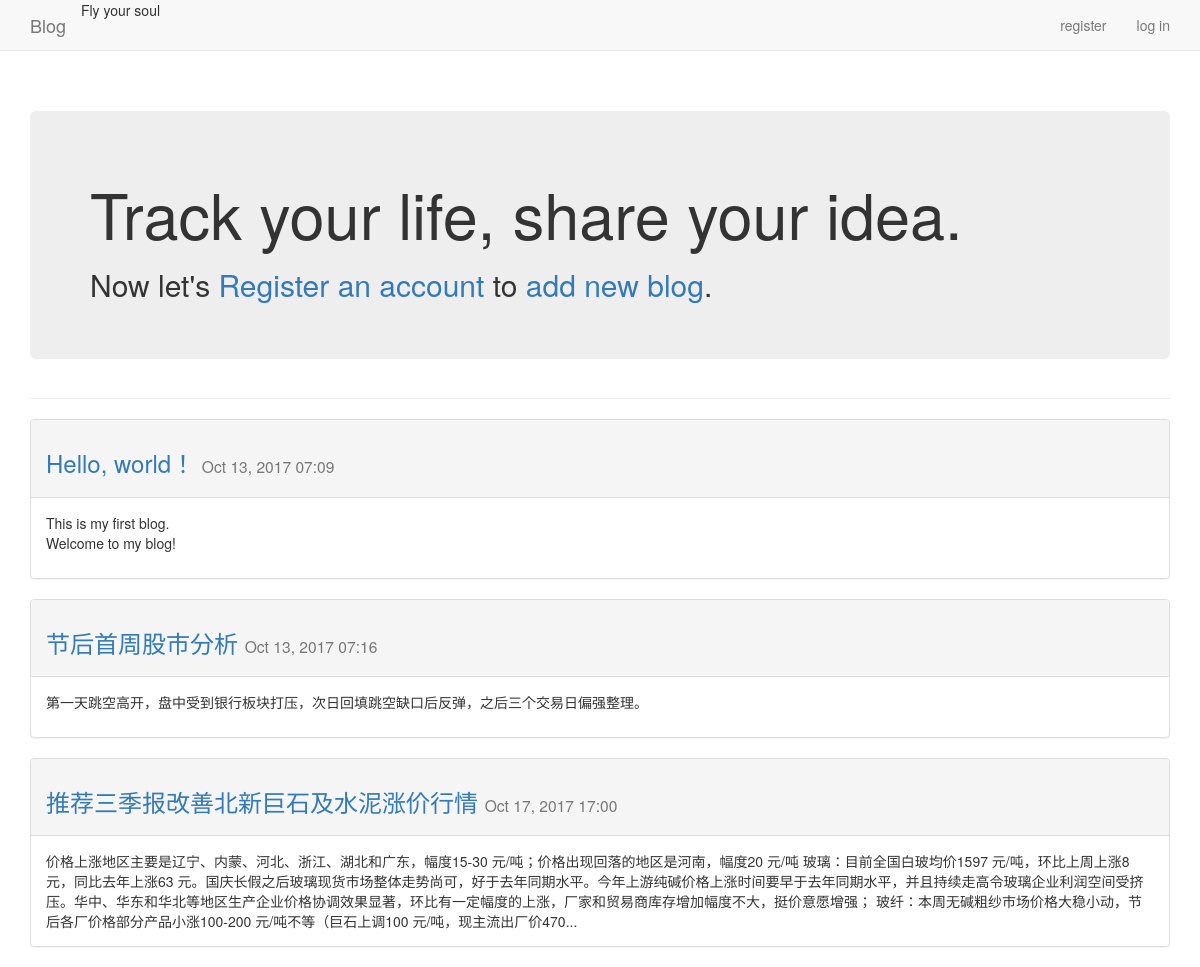
The page / on the database its author committed.
### blogs/models.py (models this page shows)
class BlogPost(models.Model):
    title = models.CharField(max_length=200)
    text = models.TextField()
    date_added = models.DateTimeField(default=timezone.now)
    owner = models.ForeignKey(User)
    def __str__(self):
        return self.title

### blogs/views.py (the view)
# urls.py: url(r'^$', views.index, name='index'),
def index(request):
    blogposts = BlogPost.objects.order_by('date_added')
    context = {'blogposts': blogposts}
    return render(request, 'blogs/index.html', context)

### blogs/templates/blogs/index.html
{% extends "blogs/base.html" %}
{% block header %}
  <div class="jumbotron">
    <h1>Track your life, share your idea.</h1>
    <h2>Now let's <a href="{% url "users:register" %}">Register an account</a> to <a href="{% url 'blogs:new_blog' %}">add new blog</a>.</h2>
  </div>
{% endblock header %}
{% block content %}
  	{% for blogpost in blogposts %}
    <div class="panel panel-default">
      <div class="panel-heading">
      <h3>
        <a href="{% url 'blogs:blogpost' blogpost.id %}">{{ blogpost }}</a>
        <small>
          {{ blogpost.date_added|date:'M d, Y H:i' }}
        </small>
      </h3>
    </div>
    <div class="panel-body">
      {%if blogpost.text|length >= 300 %}
        {{blogpost.text|slice:"300"}}...
      {%else%}
        {{blogpost.text|linebreaks}}
      {%endif%}
    </div>
  </div>
  	{% empty %}
      <h3>
  	  No blogpost have been added yet.
      </h3>
  	{% endfor %}
{% endblock content %}

### blogs/templates/blogs/base.html (shortened to what this page needs)
{% load bootstrap3 %}
<!DOCTYPE html>
<html lang="en">
<head>
  {% bootstrap_css %}
</head>
<body>
  <nav class="navbar navbar-default navbar-static-top">
  	<div class="container">
  	  <div class="navbar-header">
  	    <a class="navbar-brand" href="{% url 'blogs:index' %}">
  	    	Blog</a>
  	  </div>
  	  <div id="navbar" class="navbar-collapse collapse">
  	    <ul class="nav navbar-nav">
  	  	  <li>Fly your soul</li>
  	    </ul>
  	    <ul class="nav navbar-nav navbar-right">
  	  	  {% if user.is_authenticated %}
  	  	    <li><a>Hello, {{ user.username }}.</a></li>
  	  	    <li><a href="{% url 'users:logout' %}">log out</a></li>
		  {% else %}
		    <li><a href="{% url 'users:register' %}">register</a></li>
		    <li><a href="{% url 'users:login' %}">log in</a></li>
		  {% endif %}
  	    </ul>
  	  </div>
  	</div>
  </nav>
  <div class="container">
  	<div class="page-header">
  		{% block header %}{% endblock header %}
  	</div>
  	<div>
  		{% block content %}{% endblock content %}
  	</div>
  </div>
</body>
</html>

### rows shown on the page
BlogPost: title "Hello, world！", date_added "Oct 13, 2017 07:09", text "This is my first blog. Welcome to my blog!"
BlogPost: title "节后首周股市分析", date_added "Oct 13, 2017 07:16", text "第一天跳空高开，盘中受到银行板块打压，次日回填跳空缺口后反弹，之后三个交易日偏强整理。"
BlogPost: title "推荐三季报改善北新巨石及水泥涨价行情", date_added "Oct 17, 2017 17:00", text "价格上涨地区主要是辽宁、内蒙、河北、浙江、湖北和广东，幅度15-30 元/吨；价格出现回落的地区是河南，幅度20 元/吨 玻璃：目前全国白玻均价1597 元/吨，环比上周上涨8 元，同比去年上涨63 元。国庆长假之后玻璃现货市场整体走势尚可，好于去年同期水平。今年上游纯碱价格上涨时间要早于去年同期水平，并且持续走高令玻璃企业利润空间受挤压。华中、华东和华北等地区生产企业价格协调效果显著，环比有一定幅度的上涨，厂家和贸易商库存增加幅度不大，挺价意愿增强； 玻纤：本周无碱粗纱市场价格大稳小动，节后各厂价格部分产品小涨100-200 元/吨不等（巨石上调100 元/吨，现主流出厂价470"
